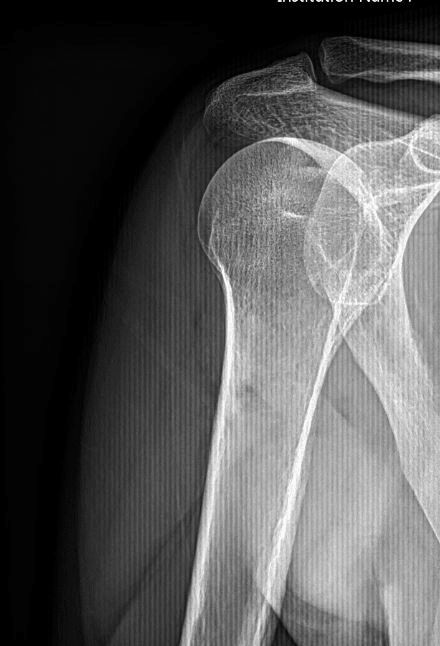
#> input picture database/001065097F_002.png, 440 x 646 px; its folder holds 5 pictures in this run; the run also reads 1 picture not shown here
$ jupyter execute --allow-errors Tamanhos_imagenes.ipynb
#> lines starting #> are read from the running program, lines starting #| are printed output that depends on the picture
#### Verificar dimensiones de las imágenees

[cell 1]
from skimage import io
import glob

[cell 2]
#run over the whole data sets and print the filename and the shape
files = sorted(glob.glob('./database/*.png'))

for path in files:
    #print(path)
    img = io.imread(path)
#> img is the input picture: shape (646, 440, 3); min 0, max 249, mean 85.8
    pos_sl = path.find('/',5)
    print('filename',path[pos_sl:],' ',img.shape)
#| filename /001065097F_002.png   (646, 440, 3)

#> (a cell that did not finish here is left out)

[cell 4]
img = io.imread('./database/00511151HI_001.png')

print(img.shape)
#| (605, 646, 3)

io.imshow(img)

Parece claro que el problema es porque las etiquetaas están coloreadas. Yo creo que esto se resuelve de forma muy sencilla.

Método online

1. se lee la imagen
1. si tiene 4 o 3 canales de profundidad
1. Se convierte a gray:
OJO: rgb2gra convierte a float la imagen, igual la tenéis que convertir a integer. Esto también se puede hacer con skimage

[cell 5]
from skimage.color import rgb2gray
import numpy as np

img_g = rgb2gray(img)
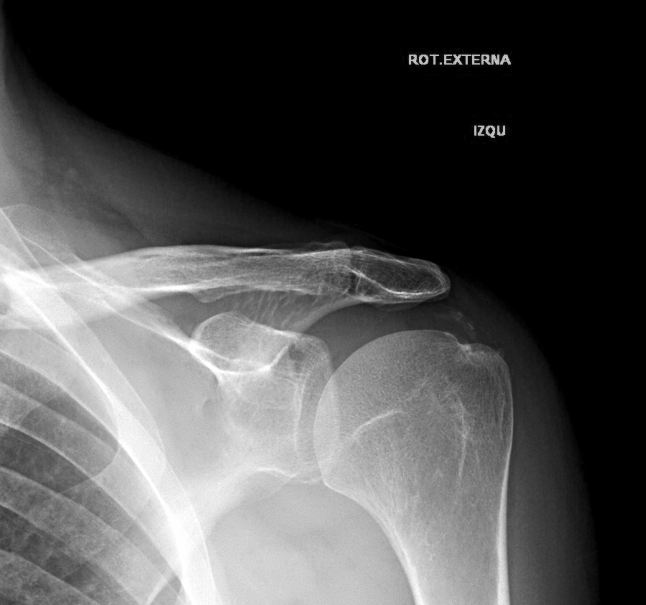
#> img_g: shape (605, 646) float64; min 0, max 1, mean 0.322

print(img_g.shape)
#| (605, 646)

print(np.max(img))
#| 255
print(np.max(img_g))
#| 1.0
